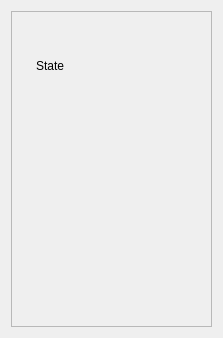
<?xml version="1.0" encoding="UTF-8"?>
<ui version="4.0">
 <class>Form</class>
 <widget class="TaurusWidget" name="Form">
  <property name="geometry">
   <rect>
    <x>0</x>
    <y>0</y>
    <width>223</width>
    <height>338</height>
   </rect>
  </property>
  <property name="windowTitle">
   <string>StateList</string>
  </property>
  <layout class="QGridLayout" name="gridLayout">
   <item row="0" column="0">
    <widget class="QScrollArea" name="scrollArea">
     <property name="widgetResizable">
      <bool>true</bool>
     </property>
     <widget class="QWidget" name="scrollAreaWidgetContents">
      <property name="geometry">
       <rect>
        <x>0</x>
        <y>0</y>
        <width>209</width>
        <height>324</height>
       </rect>
      </property>
      <layout class="QGridLayout" name="gridLayout_3">
       <item row="1" column="0">
        <spacer name="horizontalSpacer">
         <property name="orientation">
          <enum>Qt::Horizontal</enum>
         </property>
         <property name="sizeHint" stdset="0">
          <size>
           <width>40</width>
           <height>20</height>
          </size>
         </property>
        </spacer>
       </item>
       <item row="1" column="1">
        <layout class="QGridLayout" name="table">
         <item row="0" column="1">
          <widget class="TaurusLabel" name="number"/>
         </item>
         <item row="0" column="0">
          <widget class="QLabel" name="stateLabel">
           <property name="text">
            <string>State</string>
           </property>
          </widget>
         </item>
         <item row="1" column="0" colspan="2">
          <widget class="StringArrayWidget" name="devList">
           <property name="minimumSize">
            <size>
             <width>150</width>
             <height>200</height>
            </size>
           </property>
          </widget>
         </item>
        </layout>
       </item>
       <item row="1" column="2">
        <spacer name="horizontalSpacer_2">
         <property name="orientation">
          <enum>Qt::Horizontal</enum>
         </property>
         <property name="sizeHint" stdset="0">
          <size>
           <width>40</width>
           <height>20</height>
          </size>
         </property>
        </spacer>
       </item>
       <item row="0" column="1">
        <spacer name="verticalSpacer">
         <property name="orientation">
          <enum>Qt::Vertical</enum>
         </property>
         <property name="sizeHint" stdset="0">
          <size>
           <width>20</width>
           <height>40</height>
          </size>
         </property>
        </spacer>
       </item>
       <item row="2" column="1">
        <spacer name="verticalSpacer_2">
         <property name="orientation">
          <enum>Qt::Vertical</enum>
         </property>
         <property name="sizeHint" stdset="0">
          <size>
           <width>20</width>
           <height>40</height>
          </size>
         </property>
        </spacer>
       </item>
      </layout>
     </widget>
    </widget>
   </item>
  </layout>
 </widget>
 <customwidgets>
  <customwidget>
   <class>TaurusWidget</class>
   <extends>QWidget</extends>
   <header>taurus.qt.qtgui.container</header>
   <container>1</container>
  </customwidget>
  <customwidget>
   <class>TaurusLabel</class>
   <extends>QLabel</extends>
   <header>taurus.qt.qtgui.display</header>
  </customwidget>
  <customwidget>
   <class>StringArrayWidget</class>
   <extends>TaurusWidget</extends>
   <header>widgets.strArray</header>
   <container>1</container>
  </customwidget>
 </customwidgets>
 <resources/>
 <connections/>
</ui>
